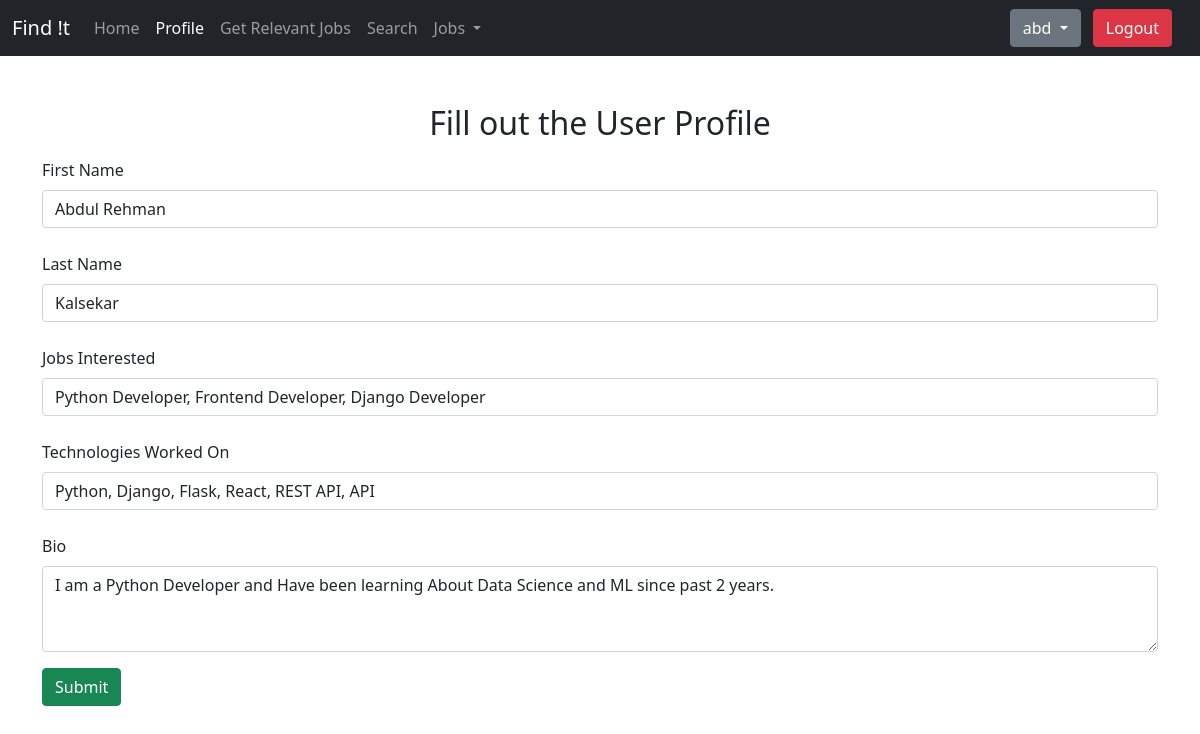
The page /profile (signed in) on the database as committed earlier.
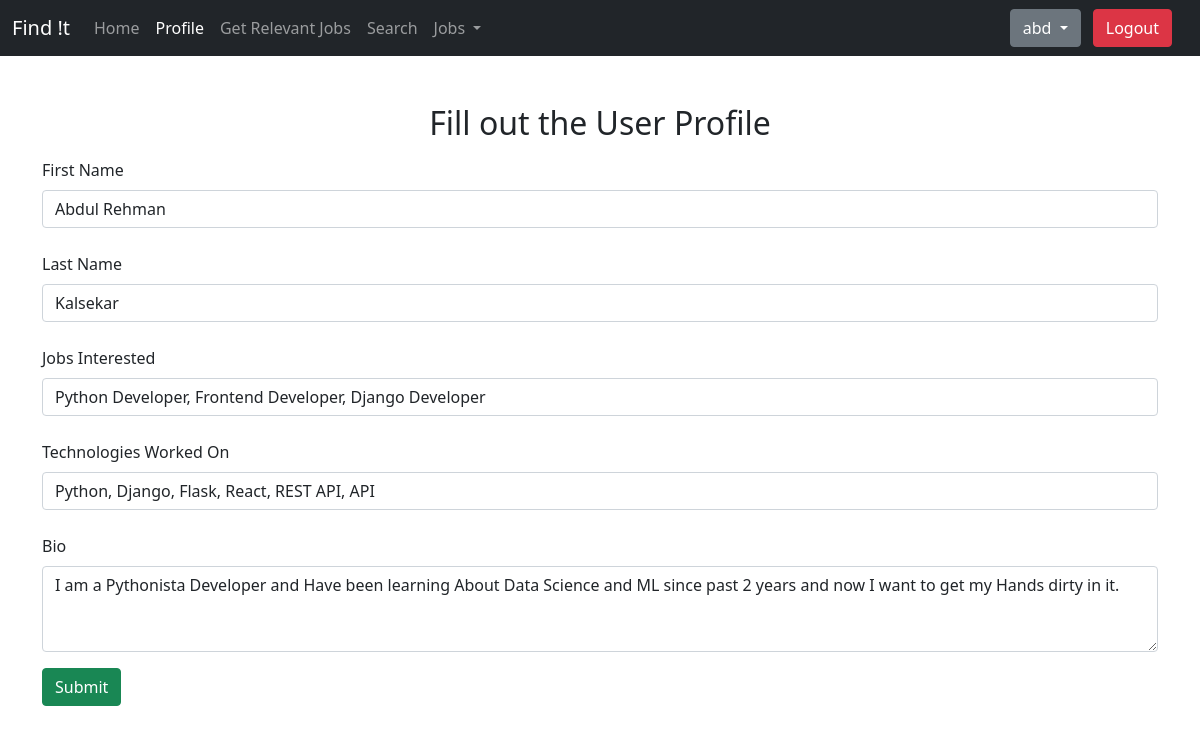
The same page on the database as committed later.
### home/models.py (models this page shows, shortened)
class Profile(models.Model):
    username = models.ForeignKey(User, on_delete=models.CASCADE)
    first_name = models.CharField(max_length=100, null=True, blank=True)
    last_name = models.CharField(max_length=100, null=True, blank=True)
    interested_jobs = models.CharField(max_length=100, null=True, blank=True)
    bio = models.CharField(max_length=100, null=True, blank=True)
    techonologies = models.CharField(max_length=100, null=True, blank=True)

### home/views.py (the view, shortened to what this page needs)
# urls.py: path('profile', views.profile, name='profile'),
@login_required
def profile(request):
    current_user = Profile.objects.filter(username=request.user)
    if len(current_user) != 0:
        params = {'current_user': current_user}
    return render(request, 'profile.html', params)

### templates/profile.html (shortened to what this page needs)
{% extends 'base.html' %}
{% block profileActive %}active{% endblock profileActive %}
{% block body %}
<div class="container mt-5">
    <h2 class="text-center"> Fill out the User Profile </h2>
  {% for data in current_user %}
    <form action="{% url 'profile' %}" method="POST">
    <div class="mb-3">
        <label for="fname" class="form-label my-2">First Name</label>
      <input type="text" class="form-control" name="fname" id="fname" value="{{data.first_name}}">
    </div>
    <div class="mb-3">
        <label for="lname" class="form-label my-2">Last Name</label>
        <input type="text" class="form-control" id="lname" name="lname" value="{{ data.last_name }}">
    </div>
    <div class="mb-3">
      <label for="jobsinterested" class="form-label my-2">Jobs Interested</label>
      <input type="text" class="form-control" id="jobsinterested" name="jobsinterested" value="{{ data.interested_jobs }}">
    </div>
    <div class="mb-3">
      <label for="technologies" class="form-label my-2">Technologies Worked On</label>
      <input type="text" class="form-control" id="technologies" name="technologies" value="{{ data.techonologies }}">
    </div>
    <div class="mb-3">
        <label for="bio" class="form-label my-2">Bio </label>
        <textarea class="form-control" id="bio" placeholder="Enter your Description here... " name="bio" rows="3">{{ data.bio }}</textarea>
    </div>
    <button type="submit" class="btn btn-success"> Submit </button>
    </form>
  {% endfor %}
    </div>
{% endblock body %}

Rows that differ between the two databases and show on the page:
changed Profile "Abdul Rehman": bio "I am a Python Developer and Have been learning About Data Science and ML since past 2 years." → "I am a Pythonista Developer and Have been learning About Data Science and ML since past 2 years and now I want to get my Hands dirty in it."
